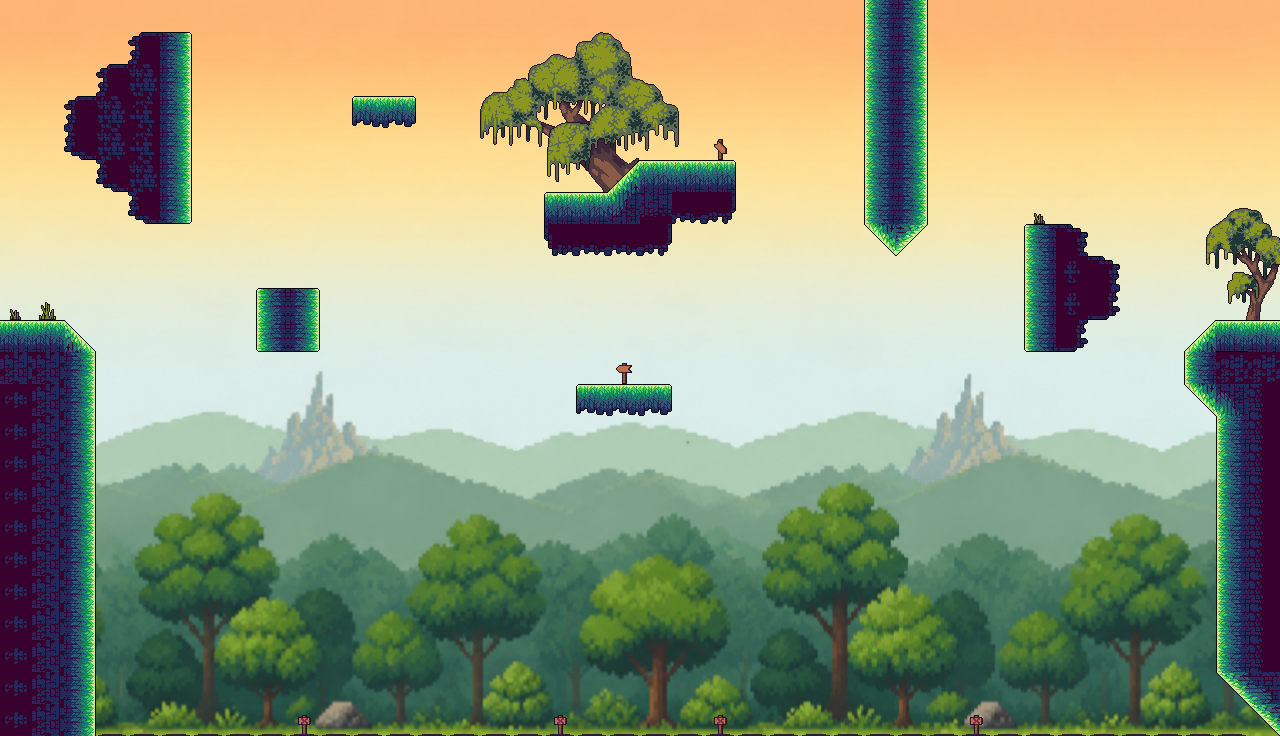

Rendered tile map (Tiled .tmx) drawn with the repository's tilesets; below, a short description and the full map source, tile grids included:
An orthogonal 40x23 tile map with 32x32 px tiles, 2 tile layers (Capa de patrones 2, Platforms), 6 tilesets, 1 image layer.

<map version="1.10" tiledversion="1.12.1" orientation="orthogonal" renderorder="right-down" width="40" height="23" tilewidth="32" tileheight="32" infinite="0" nextlayerid="5" nextobjectid="1">
 <tileset firstgid="1" source="Tileset_Tierra_.tsx" />
 <tileset firstgid="97" source="Tileset_Tierra_girado.tsx" />
 <tileset firstgid="193" source="Decoracion/Hierba.tsx" />
 <tileset firstgid="205" source="Decoracion/Arboles.tsx" />
 <tileset firstgid="337" source="Decoracion/Señales.tsx" />
 <tileset firstgid="349" source="Decoracion/Arbustos.tsx" />
 <imagelayer id="2" name="Capa de Imagen 1">
  <image source="../Mapas/Tierra arriba.png" width="1280" height="736" />
 </imagelayer>
 <layer id="4" name="Capa de patrones 2" width="40" height="23">
  <data encoding="csv">
0,0,0,0,0,0,0,0,0,0,0,0,0,0,0,0,0,0,0,0,0,0,0,0,0,0,0,0,0,0,0,0,0,0,0,0,0,0,0,0,
0,0,0,0,0,0,0,0,0,0,0,0,0,0,0,205,206,207,208,209,210,211,0,0,0,0,0,0,0,0,0,0,0,0,0,0,0,0,0,0,
0,0,0,0,0,0,0,0,0,0,0,0,0,0,0,217,218,219,220,221,222,223,0,0,0,0,0,0,0,0,0,0,0,0,0,0,0,0,0,0,
0,0,0,0,0,0,0,0,0,0,0,0,0,0,0,229,230,231,232,233,234,235,0,0,0,0,0,0,0,0,0,0,0,0,0,0,0,0,0,0,
0,0,0,0,0,0,0,0,0,0,0,0,0,0,0,241,242,243,244,245,246,247,344,0,0,0,0,0,0,0,0,0,0,0,0,0,0,0,0,0,
0,0,0,0,0,0,0,0,0,0,0,0,0,0,0,253,254,255,256,257,258,259,0,0,0,0,0,0,0,0,0,0,0,0,0,0,0,0,0,0,
0,0,0,0,0,0,0,0,0,0,0,0,0,0,0,265,266,267,268,269,270,271,0,0,0,0,0,0,0,0,0,0,197,0,0,0,0,224,225,226,
0,0,0,0,0,0,0,0,0,0,0,0,0,0,0,0,0,0,0,0,0,0,0,0,0,0,0,0,0,0,0,0,0,0,0,0,0,236,237,238,
0,0,0,0,0,0,0,0,0,0,0,0,0,0,0,0,0,0,0,0,0,0,0,0,0,0,0,0,0,0,0,0,0,0,0,0,0,248,249,250,
197,194,0,0,0,0,0,0,0,0,0,0,0,0,0,0,0,0,0,0,0,0,0,0,0,0,0,0,0,0,0,0,0,0,0,0,0,260,261,262,
0,0,0,0,0,0,0,0,0,0,0,0,0,0,0,0,0,0,0,0,0,0,0,0,0,0,0,0,0,0,0,0,0,0,0,0,0,272,273,274,
0,0,0,0,0,0,0,0,0,0,0,0,0,0,0,0,0,0,0,341,0,0,0,0,0,0,0,0,0,0,0,0,0,0,0,0,0,0,0,0,
0,0,0,0,0,0,0,0,0,0,0,0,0,0,0,0,0,0,0,0,0,0,0,0,0,0,0,0,0,0,0,0,0,0,0,0,0,0,0,0,
0,0,0,0,0,0,0,0,0,0,0,0,0,0,0,0,0,0,0,0,0,0,0,0,0,0,0,0,0,0,0,0,0,0,0,0,0,0,0,0,
0,0,0,0,0,0,0,0,0,0,0,0,0,0,0,0,0,0,0,0,0,0,0,0,0,0,0,0,0,0,0,0,0,0,0,0,0,0,0,0,
0,0,0,0,0,0,0,0,0,0,0,0,0,0,0,0,0,0,0,0,0,0,0,0,0,0,0,0,0,0,0,0,0,0,0,0,0,0,0,0,
0,0,0,0,0,0,0,0,0,0,0,0,0,0,0,0,0,0,0,0,0,0,0,0,0,0,0,0,0,0,0,0,0,0,0,0,0,0,0,0,
0,0,0,0,0,0,0,0,0,0,0,0,0,0,0,0,0,0,0,0,0,0,0,0,0,0,0,0,0,0,0,0,0,0,0,0,0,0,0,0,
0,0,0,0,0,0,0,0,0,0,0,0,0,0,0,0,0,0,0,0,0,0,0,0,0,0,0,0,0,0,0,0,0,0,0,0,0,0,0,0,
0,0,0,0,0,0,0,0,0,0,0,0,0,0,0,0,0,0,0,0,0,0,0,0,0,0,0,0,0,0,0,0,0,0,0,0,0,0,0,0,
0,0,0,0,0,0,0,0,0,0,0,0,0,0,0,0,0,0,0,0,0,0,0,0,0,0,0,0,0,0,0,0,0,0,0,0,0,0,0,0,
0,0,0,0,0,0,0,0,0,0,0,0,0,0,0,0,0,0,0,0,0,0,0,0,0,0,0,0,0,0,0,0,0,0,0,0,0,0,0,0,
0,0,0,0,0,0,0,0,0,345,0,0,0,0,0,0,0,345,0,0,0,0,345,0,0,0,0,0,0,0,345,0,0,0,0,0,0,0,0,0
</data>
 </layer>
 <layer id="1" name="Platforms" width="40" height="23">
  <data encoding="csv">
0,0,0,0,0,0,0,0,0,0,0,0,0,0,0,0,0,0,0,0,0,0,0,0,0,0,0,3221225584,112,0,0,0,0,0,0,0,0,0,0,0,
0,0,0,0,156,104,0,0,0,0,0,0,0,0,0,0,0,0,0,0,0,0,0,0,0,0,0,3221225584,112,0,0,0,0,0,0,0,0,0,0,0,
0,0,0,156,109,112,0,0,0,0,0,0,0,0,0,0,0,0,0,0,0,0,0,0,0,0,0,3221225584,112,0,0,0,0,0,0,0,0,0,0,0,
0,0,156,109,117,112,0,0,0,0,0,49,51,0,0,0,0,0,0,0,0,0,0,0,0,0,0,3221225584,112,0,0,0,0,0,0,0,0,0,0,0,
0,0,172,109,117,112,0,0,0,0,0,0,0,0,0,0,0,0,0,0,0,0,0,0,0,0,0,3221225584,112,0,0,0,0,0,0,0,0,0,0,0,
0,0,0,172,109,112,0,0,0,0,0,0,0,0,0,0,0,0,0,2147483690,2147483650,2147483650,2147483649,0,0,0,0,3221225584,112,0,0,0,0,0,0,0,0,0,0,0,
0,0,0,0,172,120,0,0,0,0,0,0,0,0,0,0,0,2147483651,2147483650,2147483702,2147483663,2147483705,2147483704,0,0,0,0,3221225584,112,0,0,0,0,0,0,0,0,0,0,0,
0,0,0,0,0,0,0,0,0,0,0,0,0,0,0,0,0,2147483706,2147483705,2147483705,2147483704,0,0,0,0,0,0,2684354701,141,0,0,0,3221225592,3221225644,0,0,0,0,0,0,
0,0,0,0,0,0,0,0,0,0,0,0,0,0,0,0,0,0,0,0,0,0,0,0,0,0,0,0,0,0,0,0,3221225584,3221225597,3221225644,0,0,0,0,0,
0,0,0,0,0,0,0,0,2147483752,104,0,0,0,0,0,0,0,0,0,0,0,0,0,0,0,0,0,0,0,0,0,0,3221225584,3221225597,3221225628,0,0,0,0,0,
2,2,42,0,0,0,0,0,2147483768,120,0,0,0,0,0,0,0,0,0,0,0,0,0,0,0,0,0,0,0,0,0,0,3221225576,3221225628,0,0,0,43,7,2,
37,37,112,0,0,0,0,0,0,0,0,0,0,0,0,0,0,0,0,0,0,0,0,0,0,0,0,0,0,0,0,0,0,0,0,0,0,1610612738,38,38,
40,37,112,0,0,0,0,0,0,0,0,0,0,0,0,0,0,0,49,50,51,0,0,0,0,0,0,0,0,0,0,0,0,0,0,0,0,3221225514,2684354700,3221225583,
40,37,112,0,0,0,0,0,0,0,0,0,0,0,0,0,0,0,0,0,0,0,0,0,0,0,0,0,0,0,0,0,0,0,0,0,0,0,3221225584,3221225583,
40,37,112,0,0,0,0,0,0,0,0,0,0,0,0,0,0,0,0,0,0,0,0,0,0,0,0,0,0,0,0,0,0,0,0,0,0,0,3221225584,3221225583,
40,37,112,0,0,0,0,0,0,0,0,0,0,0,0,0,0,0,0,0,0,0,0,0,0,0,0,0,0,0,0,0,0,0,0,0,0,0,3221225584,3221225583,
40,37,112,0,0,0,0,0,0,0,0,0,0,0,0,0,0,0,0,0,0,0,0,0,0,0,0,0,0,0,0,0,0,0,0,0,0,0,3221225584,3221225583,
40,37,112,0,0,0,0,0,0,0,0,0,0,0,0,0,0,0,0,0,0,0,0,0,0,0,0,0,0,0,0,0,0,0,0,0,0,0,3221225584,3221225583,
40,37,112,0,0,0,0,0,0,0,0,0,0,0,0,0,0,0,0,0,0,0,0,0,0,0,0,0,0,0,0,0,0,0,0,0,0,0,3221225584,3221225583,
40,37,112,0,0,0,0,0,0,0,0,0,0,0,0,0,0,0,0,0,0,0,0,0,0,0,0,0,0,0,0,0,0,0,0,0,0,0,3221225584,3221225583,
40,37,112,0,0,0,0,0,0,0,0,0,0,0,0,0,0,0,0,0,0,0,0,0,0,0,0,0,0,0,0,0,0,0,0,0,0,0,3221225584,3221225583,
40,37,112,0,0,0,0,0,0,0,0,0,0,0,0,0,0,0,0,0,0,0,0,0,0,0,0,0,0,0,0,0,0,0,0,0,0,0,1610612779,1610612791,
40,37,112,90,90,90,90,90,90,90,90,90,90,90,90,90,90,90,90,90,90,90,90,90,90,90,90,90,90,90,90,90,90,90,90,90,90,90,90,1610612779
</data>
 </layer>
</map>
